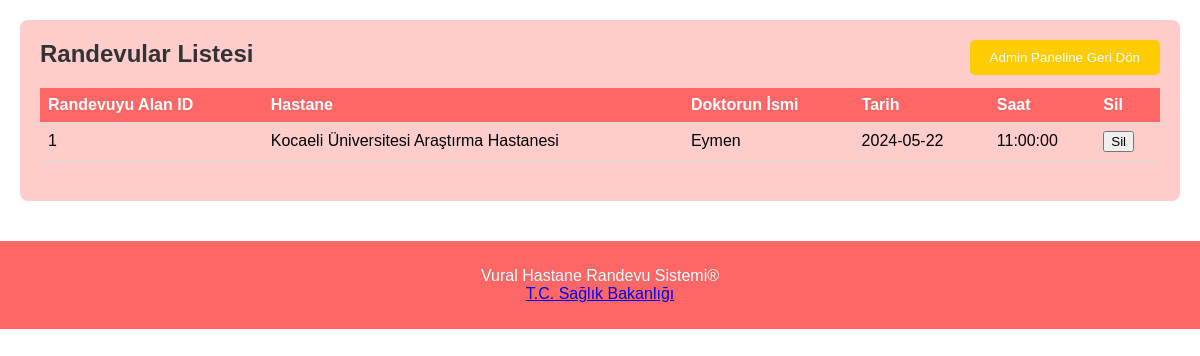
Page /SHRS/randevular.php on the committed database.
### tables this page shows
CREATE TABLE `randevu` (
  `randevu_id` int(11) NOT NULL,
  `randevu_tarih` date NOT NULL,
  `randevu_saat` time NOT NULL,
  `randevu_hastane` varchar(255) NOT NULL,
  `randevu_klinik` varchar(255) NOT NULL,
  `randevu_doktor` varchar(255) NOT NULL,
  `randevu_hasta_id` int(11) NOT NULL
);

### SHRS/randevular.php (the view, shortened to what this page needs)
<!DOCTYPE html>
<html>
<head>
    <link rel="stylesheet" type="text/css" href="style.css">
</head>
<body>
    <div class="container">
        <div class="left-panel">
            <h2>Randevular Listesi</h2>
            <table>
                <tr>
                <th>Randevuyu Alan ID </th>
                    <th>Hastane</th>
                    <th>Doktorun İsmi</th>
                    <th>Tarih</th>
                    <th>Saat</th>
                    <th>Sil</th>
                </tr>
                <?php
                include("baglanCon.php");
                $sql = "SELECT * FROM randevu";
                $result = $conn->query($sql);
                if ($result->num_rows > 0) {
                    while ($row = $result->fetch_assoc()) {
                        echo "<tr>";
                        echo "<td>" . $row['randevu_hasta_id'] . "</td>";
                        echo "<td>" . $row['randevu_hastane'] . "</td>";
                        echo "<td>" . $row['randevu_doktor'] . "</td>";
                        echo "<td>" . $row['randevu_tarih'] . "</td>";
                        echo "<td>" . $row['randevu_saat'] . "</td>";
                        echo "<td><button class='delete-btn' onclick='deleteAppointment(" . $row['randevu_id'] . ")'>Sil</button></td>";
                        echo "</tr>";
                    }
                } else {
                    echo "<tr><td colspan='6'>Kayıt bulunamadı.</td></tr>";
                }
                ?>
            </table>
        </div>
    </div>
    <div class="footer">
        <p>Vural Hastane Randevu Sistemi®<br>
            <a href="https://saglik.gov.tr">T.C. Sağlık Bakanlığı</a>
        </p>
    </div>
    <button onclick="window.location.href='adminPanel.php'" class="return-btn">Admin Paneline Geri Dön</button>
</body>
</html>

### SHRS/randevular.php (style rules this page uses)
body { font-family: Arial, sans-serif; margin: 0; padding: 0; }
.container { display: flex; justify-content: space-between; padding: 20px; }
.left-panel { flex: 1; padding: 20px; background-color: #ffcccc; border-radius: 8px; }
.left-panel h2 { margin-top: 0; color: #333; }
.left-panel table { border-collapse: collapse; margin-bottom: 20px; width: 100%; }
.left-panel th, .left-panel td { padding: 8px; border-bottom: 1px solid #ddd; }
.left-panel th { background-color: #ff6666; color: white; text-align: left; }
.footer { background-color: #ff6666; color: white; text-align: center; padding: 10px 0; margin-top: 20px; }
.return-btn { margin: 20px; padding: 10px 20px; background-color: #ffcc00; color: white; border: none; border-radius: 5px; cursor: pointer; position: fixed; top: 20px; right: 20px; }

### rows in the picture
randevu: randevu_hasta "1", randevu_hastane "Kocaeli Üniversitesi Araştırma Hastanesi", randevu_doktor "Eymen", randevu_tarih "2024-05-22", randevu_saat "11:00:00"
